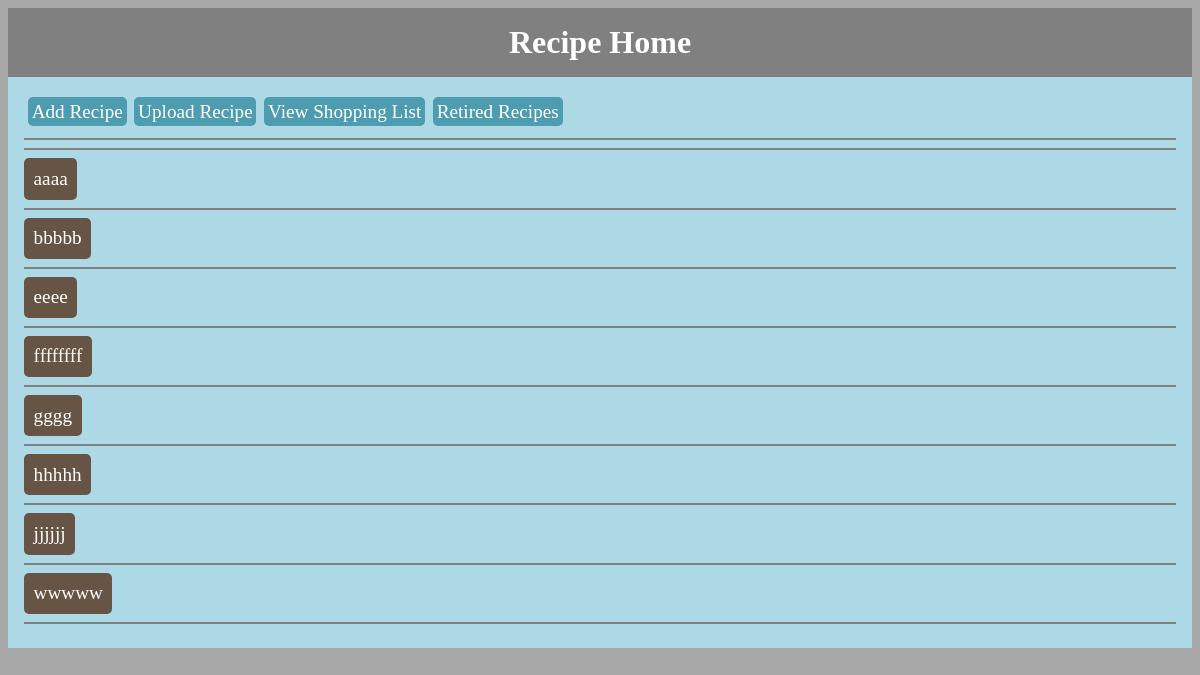
The app's page /menu/, older data.
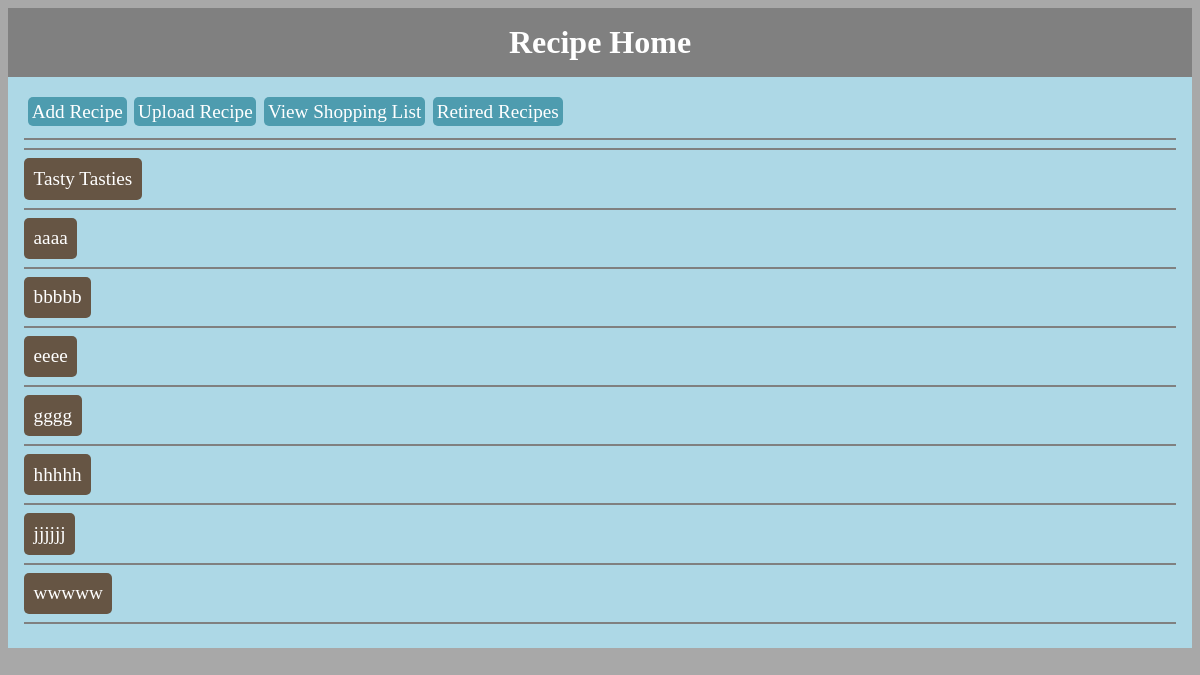
The same page, newer data.
### menu/models.py (models this page shows, shortened)
class Recipe(models.Model):
    id = models.AutoField(primary_key=True)
    name = models.CharField(max_length=80, unique=True)
    prepMethod = models.CharField(max_length=30, null=True, blank=True)
    temperature = models.CharField(max_length=10, null=True, blank=True)
    directions = models.TextField(null=True)
    source = models.CharField(max_length=1000, null=True, blank=True)
    servings = models.IntegerField(default=0)
    prepTime = models.IntegerField(default=0)
    cookTime = models.IntegerField(default=0)
    enabled = models.BooleanField(default=True)
    class Meta:
        ordering = ('name', )

### menu/views.py (the view)
class Index(generic.ListView):
    model = Recipe
    template_name = 'menu/index.html'
    def get_queryset(self):
        return Recipe.objects.filter(enabled=1)

### menu/templates/menu/index.html (shortened to what this page needs)
{% load staticfiles %}
{% load menu_extras %}
{% include "menu/stylesheets.html" %}
<html>
	<head>
	</head>
	<body>
        <div id="title">
            Recipe Home
        </div>
        <div id="content">
            <div>
                <a class="button" id="nav" href="{% url 'menu:addrecipe' %}">Add Recipe</a>
                <a class="button" id="nav" href="{% url 'menu:uploadrecipe' %}">Upload Recipe</a>
                <a class="button" id="nav" href="{% url 'menu:manageshoppinglist' %}">View Shopping List</a>
                <a class="button" id="nav" href="{% url 'menu:retiredrecipes' %}">Retired Recipes</a>
            </div><div style="clear:both"></div>
            <hr noshade><hr noshade>
            {% for recipe in recipe_list %}
                <a class="button" id="recipe" href = "{% url 'menu:recipedetails' recipe.id %}">{{ recipe.name }}</a>
                <hr noshade>
            {% endfor %}
        </div>
    </body>

Row changes from the older to the newer data that the page shows:
changed Recipe: name "ffffffff" → "Tasty Tasties"; moves up the list
